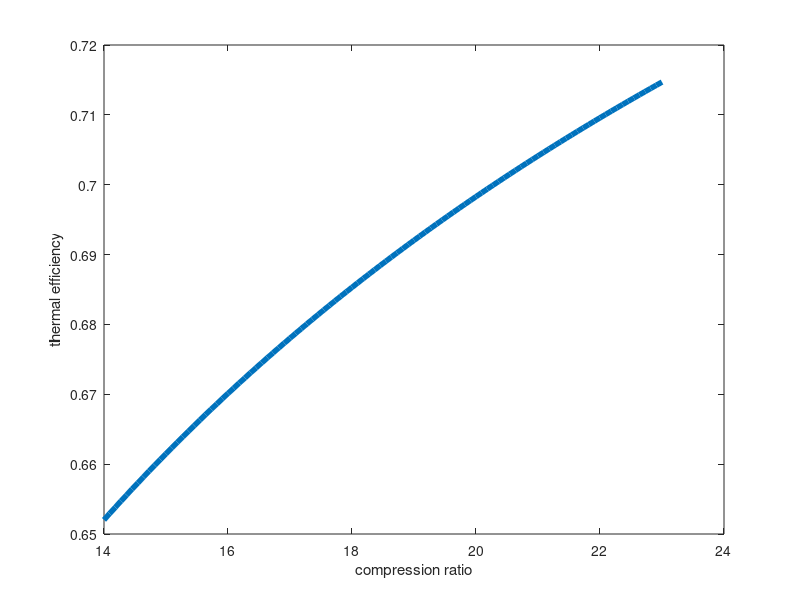

Recreate this plot in MATLAB.
clear all 
close all 
clc
cr = linspace(14,23,100);
gamma = 1.4
for i = 1:length(cr)
thermal_eff(i) = 1 - (1/cr(i)^(gamma-1))
end
plot(cr, thermal_eff,'linewidth',4)
xlabel('compression ratio')
ylabel('thermal efficiency')